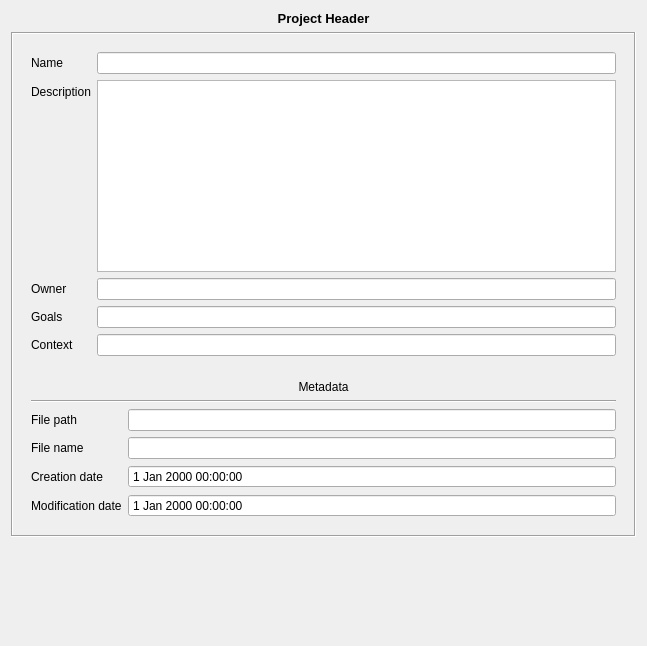
<?xml version="1.0" encoding="UTF-8"?>
<ui version="4.0">
 <class>Form</class>
 <widget class="QWidget" name="Form">
  <property name="geometry">
   <rect>
    <x>0</x>
    <y>0</y>
    <width>647</width>
    <height>646</height>
   </rect>
  </property>
  <property name="windowTitle">
   <string>Form</string>
  </property>
  <layout class="QGridLayout" name="gridLayout">
   <item row="1" column="0">
    <widget class="QFrame" name="frame">
     <property name="frameShape">
      <enum>QFrame::Box</enum>
     </property>
     <property name="frameShadow">
      <enum>QFrame::Sunken</enum>
     </property>
     <layout class="QVBoxLayout" name="verticalLayout">
      <item>
       <widget class="QFrame" name="frame_3">
        <property name="frameShape">
         <enum>QFrame::NoFrame</enum>
        </property>
        <property name="frameShadow">
         <enum>QFrame::Raised</enum>
        </property>
        <layout class="QFormLayout" name="formLayout">
         <item row="0" column="0">
          <widget class="QLabel" name="labelName">
           <property name="text">
            <string>Name</string>
           </property>
           <property name="buddy">
            <cstring>lineEditName</cstring>
           </property>
          </widget>
         </item>
         <item row="0" column="1">
          <widget class="QLineEdit" name="lineEditName"/>
         </item>
         <item row="1" column="0">
          <widget class="QLabel" name="labelDescription">
           <property name="text">
            <string>Description</string>
           </property>
           <property name="buddy">
            <cstring>textEditDescription</cstring>
           </property>
          </widget>
         </item>
         <item row="1" column="1">
          <widget class="QTextEdit" name="textEditDescription"/>
         </item>
         <item row="2" column="0">
          <widget class="QLabel" name="labelOwner">
           <property name="text">
            <string>Owner</string>
           </property>
           <property name="buddy">
            <cstring>lineEditOwner</cstring>
           </property>
          </widget>
         </item>
         <item row="2" column="1">
          <widget class="QLineEdit" name="lineEditOwner"/>
         </item>
         <item row="3" column="0">
          <widget class="QLabel" name="labelAims">
           <property name="text">
            <string>Goals</string>
           </property>
           <property name="buddy">
            <cstring>lineEditAims</cstring>
           </property>
          </widget>
         </item>
         <item row="3" column="1">
          <widget class="QLineEdit" name="lineEditAims"/>
         </item>
         <item row="4" column="0">
          <widget class="QLabel" name="labelContext">
           <property name="text">
            <string>Context</string>
           </property>
           <property name="buddy">
            <cstring>lineEditContext</cstring>
           </property>
          </widget>
         </item>
         <item row="4" column="1">
          <widget class="QLineEdit" name="lineEditContext"/>
         </item>
        </layout>
       </widget>
      </item>
      <item>
       <widget class="QFrame" name="metadataFrame">
        <property name="frameShape">
         <enum>QFrame::NoFrame</enum>
        </property>
        <property name="frameShadow">
         <enum>QFrame::Raised</enum>
        </property>
        <layout class="QFormLayout" name="formLayout_2">
         <item row="1" column="0" colspan="2">
          <widget class="Line" name="lineMetadata">
           <property name="orientation">
            <enum>Qt::Horizontal</enum>
           </property>
          </widget>
         </item>
         <item row="2" column="0">
          <widget class="QLabel" name="labelFilePath">
           <property name="text">
            <string>File path</string>
           </property>
           <property name="buddy">
            <cstring>lineEditFilePath</cstring>
           </property>
          </widget>
         </item>
         <item row="2" column="1">
          <widget class="QLineEdit" name="lineEditFilePath">
           <property name="enabled">
            <bool>true</bool>
           </property>
           <property name="readOnly">
            <bool>true</bool>
           </property>
          </widget>
         </item>
         <item row="3" column="0">
          <widget class="QLabel" name="labelFileName">
           <property name="text">
            <string>File name</string>
           </property>
           <property name="buddy">
            <cstring>lineEditFileName</cstring>
           </property>
          </widget>
         </item>
         <item row="3" column="1">
          <widget class="QLineEdit" name="lineEditFileName">
           <property name="enabled">
            <bool>true</bool>
           </property>
           <property name="readOnly">
            <bool>true</bool>
           </property>
          </widget>
         </item>
         <item row="4" column="0">
          <widget class="QLabel" name="labelCreationDate">
           <property name="text">
            <string>Creation date</string>
           </property>
           <property name="buddy">
            <cstring>dateTimeEditCreationDate</cstring>
           </property>
          </widget>
         </item>
         <item row="4" column="1">
          <widget class="QDateTimeEdit" name="dateTimeEditCreationDate">
           <property name="enabled">
            <bool>true</bool>
           </property>
           <property name="readOnly">
            <bool>true</bool>
           </property>
           <property name="buttonSymbols">
            <enum>QAbstractSpinBox::NoButtons</enum>
           </property>
          </widget>
         </item>
         <item row="5" column="0">
          <widget class="QLabel" name="labelModificationDate">
           <property name="text">
            <string>Modification date</string>
           </property>
           <property name="buddy">
            <cstring>dateTimeEditModificationDate</cstring>
           </property>
          </widget>
         </item>
         <item row="5" column="1">
          <widget class="QDateTimeEdit" name="dateTimeEditModificationDate">
           <property name="enabled">
            <bool>true</bool>
           </property>
           <property name="readOnly">
            <bool>true</bool>
           </property>
           <property name="buttonSymbols">
            <enum>QAbstractSpinBox::NoButtons</enum>
           </property>
          </widget>
         </item>
         <item row="0" column="0" colspan="2">
          <widget class="QLabel" name="labelMetadata">
           <property name="sizePolicy">
            <sizepolicy hsizetype="Preferred" vsizetype="Preferred">
             <horstretch>0</horstretch>
             <verstretch>0</verstretch>
            </sizepolicy>
           </property>
           <property name="text">
            <string>Metadata</string>
           </property>
           <property name="alignment">
            <set>Qt::AlignBottom|Qt::AlignHCenter</set>
           </property>
           <property name="margin">
            <number>0</number>
           </property>
          </widget>
         </item>
        </layout>
       </widget>
      </item>
     </layout>
    </widget>
   </item>
   <item row="2" column="0">
    <spacer name="verticalSpacer">
     <property name="orientation">
      <enum>Qt::Vertical</enum>
     </property>
     <property name="sizeHint" stdset="0">
      <size>
       <width>20</width>
       <height>40</height>
      </size>
     </property>
    </spacer>
   </item>
   <item row="0" column="0">
    <widget class="QLabel" name="label">
     <property name="text">
      <string>&lt;!DOCTYPE HTML PUBLIC &quot;-//W3C//DTD HTML 4.0//EN&quot; &quot;http://www.w3.org/TR/REC-html40/strict.dtd&quot;&gt;
&lt;html&gt;&lt;head&gt;&lt;meta name=&quot;qrichtext&quot; content=&quot;1&quot; /&gt;&lt;style type=&quot;text/css&quot;&gt;
p, li { white-space: pre-wrap; }
&lt;/style&gt;&lt;/head&gt;&lt;body style=&quot; font-family:'Sans'; font-size:10pt; font-weight:400; font-style:normal;&quot;&gt;
&lt;p style=&quot; margin-top:0px; margin-bottom:0px; margin-left:0px; margin-right:0px; -qt-block-indent:0; text-indent:0px;&quot;&gt;&lt;span style=&quot; font-weight:600;&quot;&gt;Project Header&lt;/span&gt;&lt;/p&gt;&lt;/body&gt;&lt;/html&gt;</string>
     </property>
     <property name="alignment">
      <set>Qt::AlignCenter</set>
     </property>
    </widget>
   </item>
  </layout>
 </widget>
 <resources/>
 <connections/>
</ui>
